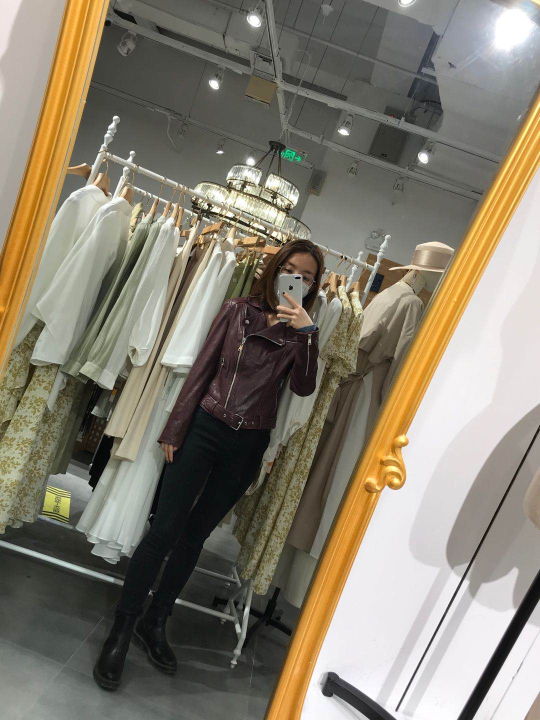
//> input picture xiutu/cmake-build-debug/src.jpeg, 1080 x 1440 px (shown at 1/2 size)
$ ./main   (built with g++ and OpenCV 4)
//> lines starting //> are read from the running program, lines starting //| are printed output that depends on the picture
#include <iostream>
#include "opencv2/opencv.hpp"
int main() {
    cv::Mat src = cv::imread("src.jpeg", 1);
//> src is the input picture: 1440 rows x 1080 cols, CV_8UC3; mean B, G, R 112, 126.7, 133.5
    double angle = 20;

    // get rotation matrix for rotating the image around its center in pixel coordinates
    cv::Point2f center((src.cols-1)/2.0, (src.rows-1)/2.0);
//> center = Point(539.5, 719.5)
    cv::Mat rot = cv::getRotationMatrix2D(center, angle, 1.0);
    // determine bounding rectangle, center not relevant
    cv::Rect2f bbox = cv::RotatedRect(cv::Point2f(), src.size(), angle).boundingRect2f();
//> bbox = Rect(-753.7, -861.3, 1507.4, 1722.5)
    // adjust transformation matrix
    rot.at<double>(0,2) += bbox.width/2.0 - src.cols/2.0;
    rot.at<double>(1,2) += bbox.height/2.0 - src.rows/2.0;

    cv::Mat dst;
    cv::warpAffine(src, dst, rot, bbox.size());
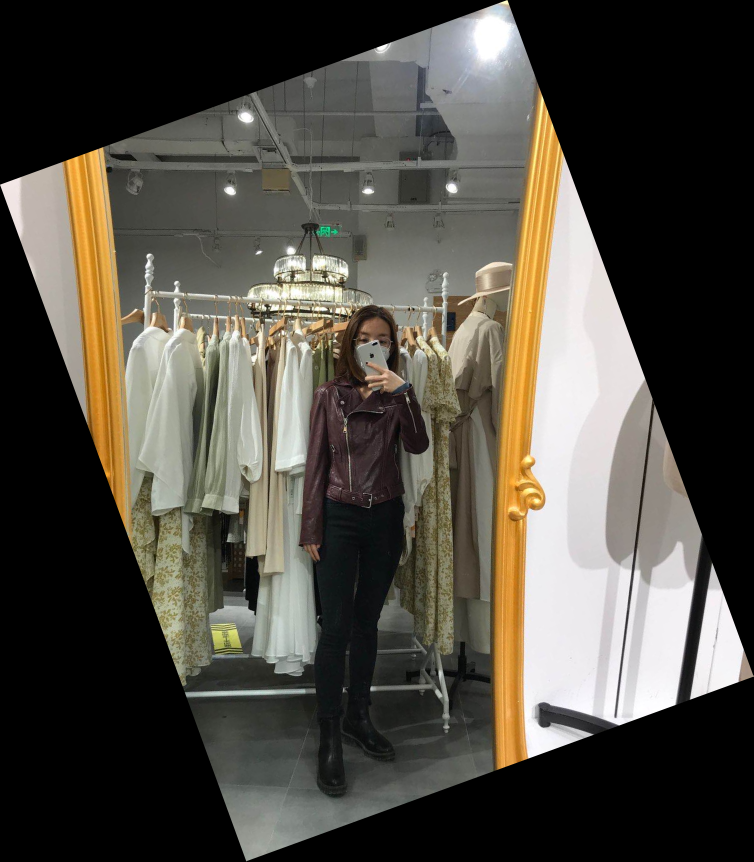
//> dst: 1723 rows x 1507 cols, CV_8UC3 (shown at 1/2 size); mean B, G, R 67.1, 75.9, 80
    dst=dst(cv::Rect(600,600,300,1000));
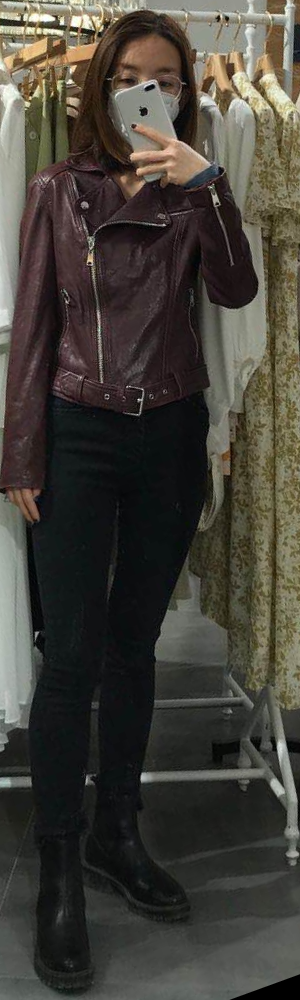
//> dst: 1000 rows x 300 cols, CV_8UC3; mean B, G, R 57.2, 64.7, 68.2
    //cv::imwrite("temp.png",dst);
    cv::imshow("show",dst);
    cv::waitKey(0);

    return 0;
}
